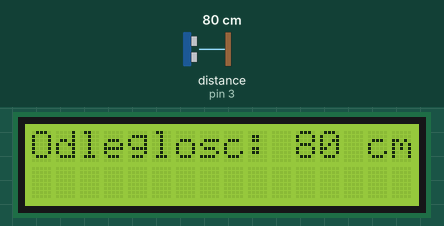
This sketch was run on a simulated Arduino Uno, built with avr-gcc and run on an emulated ATmega328P. On the bench: 16×2 character LCD. Wiring (inferred from the names in the program): ultrasonic range finder: trigger pin 2; echo pin 3. The test bench sets the inputs (shaded band); at power-on: distance to the obstacle (sensor on pin 3) 80 cm. The echo pulse lasts 58.3 µs per cm; what the sketch prints to the serial monitor is not drawn.

Above: at 1.2 s.
1.3 s: distance to the obstacle (sensor on pin 3) set to 2 cm
At 2.1 s:
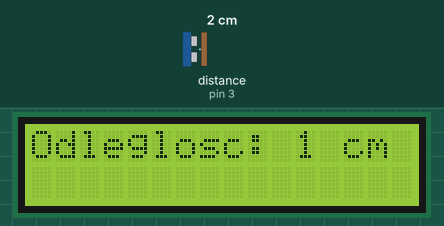
2.8 s: distance to the obstacle (sensor on pin 3) set to 4 cm
At 3.7 s:
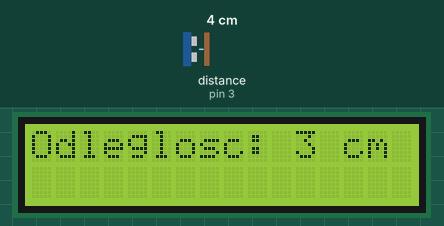
4.4 s: distance to the obstacle (sensor on pin 3) set to 9 cm
At 5.0 s:
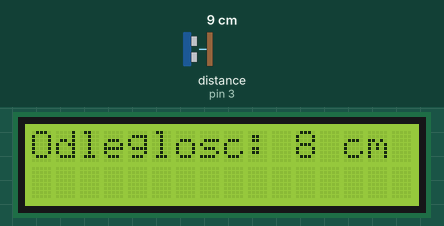
Timing chart, 0 to 7.4 s (numbered marks = the images above; inputs shaded):
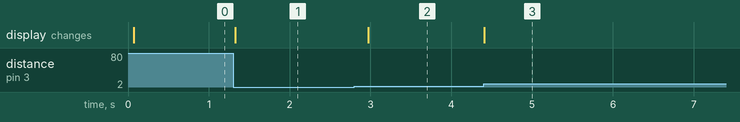

Measured:
- after the input at 1.3 s, the display: changes at once (image 1)
- after the input at 2.8 s, the display: changes after 0.17 s (image 2)
- after the input at 4.4 s, the display: changes at once (image 3)

The sketch:

odleglosc_w.ino
```cpp
#include <LiquidCrystal.h>
#include <Arduino.h>
LiquidCrystal lcd(8, 9, 4, 5, 6, 7);
int Trig = 2;  //pin 2 Arduino połączony z pinem Trigger czujnika
int Echo = 3;  //pin 3 Arduino połączony z pinem Echo czujnika
int CM;        //odległość w cm
long CZAS;     //długość powrotnego impulsu w uS

void setup()
{
  Serial.begin(9600);                        //inicjalizaja monitora szeregowego
  pinMode(Trig, OUTPUT);                     //ustawienie pinu 2 w Arduino jako wyjście
  pinMode(Echo, INPUT);                      //ustawienie pinu 3 w Arduino jako wejście
  lcd.begin(16, 2);
  lcd.print("testing...");

  Serial.println("Test czujnika odleglosci");
}

void loop()
{
  pomiar_odleglosci();              //pomiar odległości
  lcd.clear();
  lcd.setCursor(0, 0);
  lcd.print("Odleglosc: ");      //wyświetlanie wyników na ekranie w pętli co 200 ms
  lcd.print(CM);
  lcd.println(" cm");
  delay(200);
}

void pomiar_odleglosci ()
{
  digitalWrite(Trig, HIGH);       //ustawienie stanu wysokiego na 10 uS - impuls inicjalizujacy - patrz dokumentacja
  delayMicroseconds(10);
  digitalWrite(Trig, LOW);
  CZAS = pulseIn(Echo, HIGH);
  CM = CZAS / 58;                //szerokość odbitego impulsu w uS podzielone przez 58 to odleglosc w cm - patrz dokumentacja
}
```
